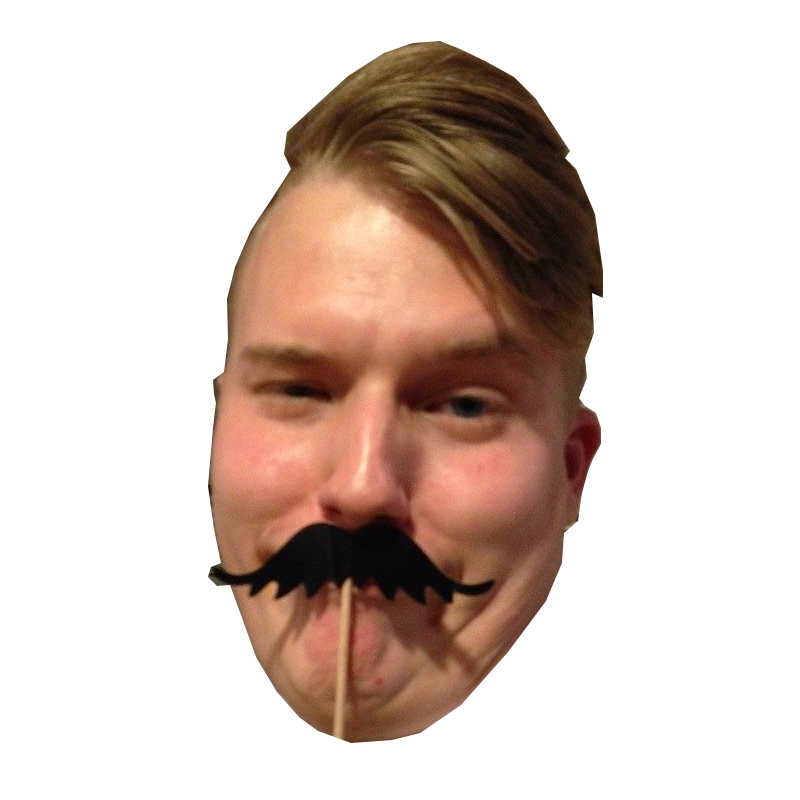
#> input picture Faur2.png, 800 x 800 px
$ python dct_alone.py
#> lines starting #> are read from the running program, lines starting #| are printed output that depends on the picture
import random
import matplotlib.pyplot as plt
import numpy as np
from numpy.fft import rfft,irfft
import scipy as sp
from PIL import Image
import matplotlib.cm as cm
from scipy.fftpack import dct, idct
import math
from time import time
import os, sys
from itertools import chain
import argparse


def _time(f):
    def wrapper(*args):
        start = time()
        r = f(*args)
        end = time()
        print("%s timed %f" % (f.__name__, end-start) )
        return r
    return wrapper

def close_figure(event):
    if event.key == 'escape':
        plt.close(event.canvas.figure)

# [11 lines left out: function show, not called in this run]

def update_progress(progress):
        """
        Displays or updates a console progress bar
        Args
            progress (float): Accepts a float between 0 and 1. Any int will be converted to a float. (A value under 0 represents a 'halt'.) (A value at 1 or bigger represents 100%)

        Returns:
            progression bar (terminal output)
        """
        barLength = 23 # Modify this to change the length of the progress bar
        status = ""
        if isinstance(progress, int):
            progress = float(progress)
        if not isinstance(progress, float):
            progress = 0
            status = "error: progress var must be float\r\n"
        if progress < 0:
            progress = 0
            status = "Halt...\r\n"
        if progress >= 1:
            progress = 1
            status = "Done...\r\n"
        block = int(round(barLength*progress))
        text = "\rCreating correctionList: [{0}] {1}% {2}".format( "#"*block + "-"*(barLength-block), int(progress*100), status)
        sys.stdout.write(text)
        sys.stdout.flush()

@_time
def block_partition(image: np.ndarray, kernel_size: tuple, multi_processor=0):
    if (multi_processor==0):
        img_height, img_width = image.shape #, channels
        tile_height, tile_width = kernel_size
        tiled_array = image.reshape(img_height // tile_height,
                                    tile_height,
                                    img_width // tile_width,
                                    tile_width#,  #channels
                                    )
        tiled_array = tiled_array.swapaxes(1, 2)
        return tiled_array
    else:
        block_per_dim = [int(len(image)/kernel_size[0]),int(len(image[0])/kernel_size[1])]
        tiled_array= np.empty((block_per_dim[0],block_per_dim[1],kernel_size[0],kernel_size[1]),dtype='int16')

        for x in range(block_per_dim[0]):
            for y in range(block_per_dim[1]):
                for i in range(kernel_size[0]):
                    tiled_array[x][y][i] = [image.item((kernel_size[0]*x)+i,(kernel_size[1]*y)+j) for j in range(kernel_size[1])]
        return tiled_array

# [12 lines left out: function recompile_image, not called in this run]

#@_time
def dct2_test(block):
    return dct(dct(block.T, type=2, norm='ortho').T, type=2, norm='ortho')

#@_time
def dct3_test(block):
    return dct(dct(block.T, type=3, norm='ortho').T, type=3, norm='ortho')
@_time
def dct2(image: np.ndarray, kernel_size: tuple, multi_processor=0):                    # Array[P][Q][M][N]
    block_per_dim = [int(len(image)),int(len(image[0]))]
    dct_array = np.empty((block_per_dim[0],block_per_dim[1],kernel_size[0],kernel_size[1]),dtype='int16')
    print(f'block per dimension: {block_per_dim}')
    if (multi_processor!=0):
        block_sum = 0
        for x in range(block_per_dim[0]):
            update_progress(x/block_per_dim[0])
            for y in range(block_per_dim[1]):
                for i in range(kernel_size[0]):
                    if (i == 0):
                        scalar_i =1/math.sqrt(kernel_size[0])
                    else:
                        scalar_i = math.sqrt(2/kernel_size[0])
                    for j in range(kernel_size[1]):
                        if (j == 0):
                            scalar_j = 1/math.sqrt(kernel_size[1])
                        else:
                            scalar_j = math.sqrt(2/kernel_size[1])
                        for m in range(kernel_size[0]):
                            for n in range(kernel_size[1]):
                                block_sum += image[x][y][m][n]*math.cos((math.pi*(2*m+1)*i)/(2*kernel_size[0]))*math.cos((math.pi*(2*n+1)*j)/(2*kernel_size[1]))

                        dct_array[x][y][i][j] = scalar_i*scalar_j*block_sum
                        block_sum = 0
        return dct_array
    else: # Skal laves om
        for x in range(block_per_dim[0]):
            update_progress(x/block_per_dim[0])
            for y in range(block_per_dim[1]):
                dct_array[x][y] = dct2_test(image[x][y])
        return dct_array

# [58 lines left out: functions rescaleQuant, quantTheMatrix, idct2, reQuantTheMatrix, not called in this run]
if __name__=="__main__":


    # Arguments for testing
    parser = argparse.ArgumentParser()
    parser.add_argument("--seq_vector", action="store_true")
    parser.add_argument("--seq_numbaJIT", action="store_true")
    parser.add_argument("--seq_numbaVector", action="store_true")
    parser.add_argument("--mp", action="store_true")
    parser.add_argument("--mp_numbaJIT", action="store_true")
    parser.add_argument("--mp_GPU", action="store_true")
    #parser.add_argument("--mp_GPU", action="store_true")
    args = parser.parse_args()

    """if args.space:
                    timeOrSpace = 1

                if args.print:
                    printOut = 1

                if args.list:
                    motorCorrection(ImProcOutput,cameraFOV,NumberOfSpeedSettings,0,timeOrSpace,printOut)
                else:
                    with open('correctionList.pkl', 'rb') as f:
                        correctionList = pickle.load(f)
                    motorCorrection(ImProcOutput,cameraFOV,NumberOfSpeedSettings,correctionList,timeOrSpace,printOut)"""

    # Testing
    #imageX = 80
    #imageY = 80
    #img = np.random.randint(0,255,(imageX,imageY), dtype='int16')

    img = np.asarray(Image.open("Faur2.png").convert('L'), dtype='int16')
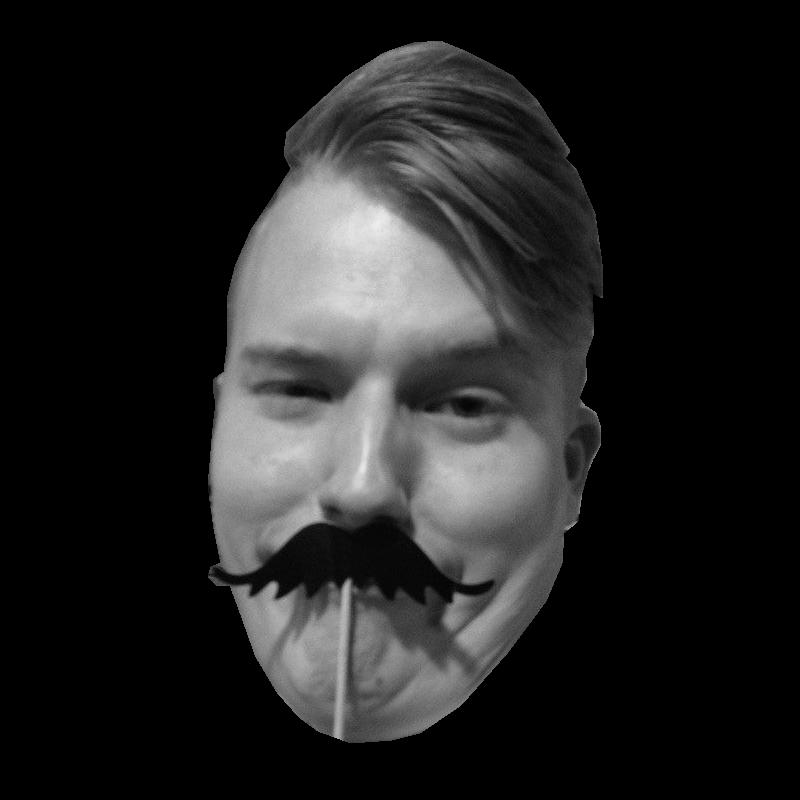
#> img: shape (800, 800) int16; min 0, max 237, mean 33.9
    img -= 128

    tilesize = (8,8)
    Q = 80

    # Tiling
    tiles_mp = block_partition(img, tilesize)
    print(tiles_mp[int(len(tiles_mp)/2)][int(len(tiles_mp)/2)])
#| [[-88 -88 -88 -94 -97 -91 -95 -99]
#|  [-89 -83 -81 -94 -97 -85 -95 -99]
#|  [-80 -71 -73 -83 -86 -80 -91 -96]
#|  [-75 -71 -76 -75 -74 -85 -84 -91]
#|  [-63 -65 -71 -58 -55 -79 -77 -86]
#|  [-53 -56 -52 -58 -53 -62 -68 -83]
#|  [-43 -40 -35 -48 -46 -54 -57 -73]
#|  [-38 -32 -28 -41 -38 -45 -49 -64]]
    tiles_seq = block_partition(img, tilesize,1)
    print(tiles_seq[int(len(tiles_seq)/2)][int(len(tiles_seq)/2)])
#| [[-88 -88 -88 -94 -97 -91 -95 -99]
#|  [-89 -83 -81 -94 -97 -85 -95 -99]
#|  [-80 -71 -73 -83 -86 -80 -91 -96]
#|  [-75 -71 -76 -75 -74 -85 -84 -91]
#|  [-63 -65 -71 -58 -55 -79 -77 -86]
#|  [-53 -56 -52 -58 -53 -62 -68 -83]
#|  [-43 -40 -35 -48 -46 -54 -57 -73]
#|  [-38 -32 -28 -41 -38 -45 -49 -64]]
    tiles_check = tiles_seq == tiles_mp
    assert tiles_check.all(), "The sequential and multi-processing  array's are not identical"

    # DCT2
    dct_mp = dct2(tiles_mp, tilesize)
    print(dct_mp[int(len(dct_mp)/2)][int(len(dct_mp)/2)])
    dct_seq = dct2(tiles_seq, tilesize, 1)
#> (the run stopped early here; a loop or call above may not have finished)
